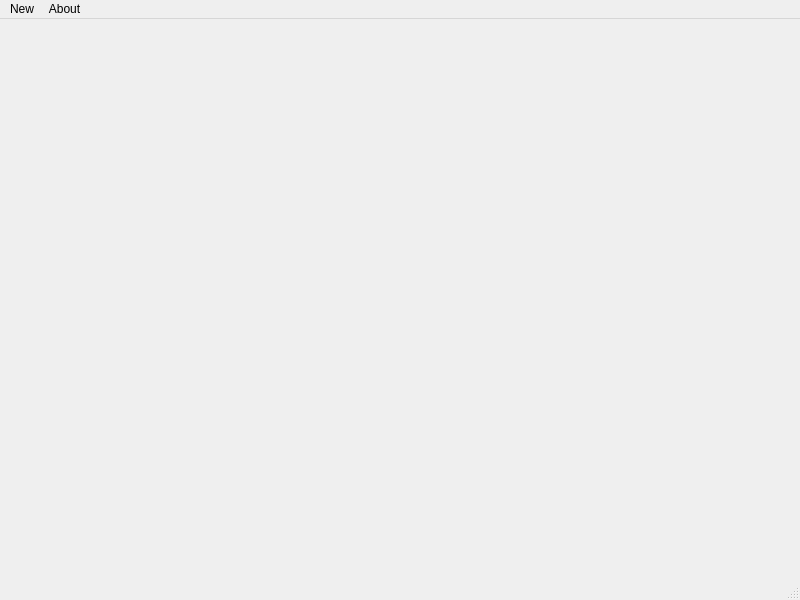
<?xml version="1.0" encoding="UTF-8"?>
<ui version="4.0">
 <class>PersonalFinanceSystem</class>
 <widget class="QMainWindow" name="PersonalFinanceSystem">
  <property name="geometry">
   <rect>
    <x>0</x>
    <y>0</y>
    <width>800</width>
    <height>600</height>
   </rect>
  </property>
  <property name="windowTitle">
   <string>PersonalFinanceSystem</string>
  </property>
  <widget class="QWidget" name="centralwidget">
   <widget class="QWidget" name="widget" native="true">
    <property name="geometry">
     <rect>
      <x>20</x>
      <y>10</y>
      <width>761</width>
      <height>531</height>
     </rect>
    </property>
   </widget>
  </widget>
  <widget class="QMenuBar" name="menubar">
   <property name="geometry">
    <rect>
     <x>0</x>
     <y>0</y>
     <width>800</width>
     <height>21</height>
    </rect>
   </property>
   <widget class="QMenu" name="menuNew">
    <property name="title">
     <string>New</string>
    </property>
   </widget>
   <widget class="QMenu" name="menuAbout">
    <property name="title">
     <string>About</string>
    </property>
   </widget>
   <addaction name="menuNew"/>
   <addaction name="menuAbout"/>
  </widget>
  <widget class="QStatusBar" name="statusbar"/>
 </widget>
 <resources/>
 <connections/>
</ui>
